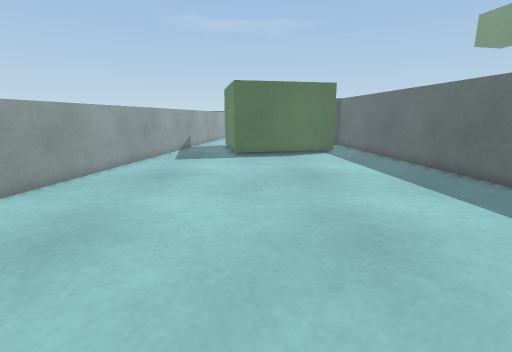
View 1 (above)

21 first-person views from a walk through a Unity game level. The camera is 0.63 m above the floor, tilts 12° down and sees 85° across. The floor is counted in squares, 0.25 m on a side. Each view is taken from the middle of a square. On the plan, view 1 faces up. The plan holds only what a view shows up to about 18 squares ahead; the rest is blank. The place goes on beyond the plan. The player is left out.

View 2
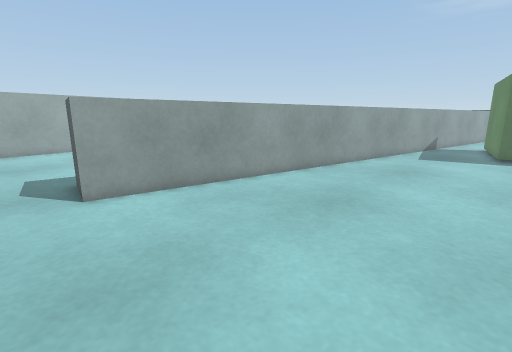

View 3
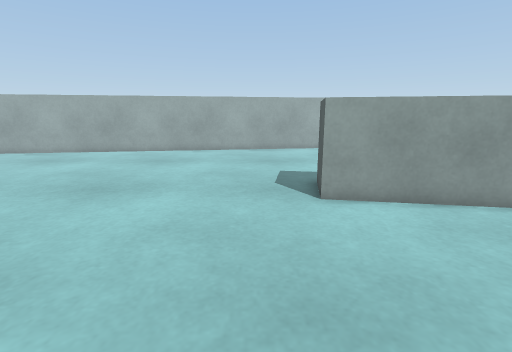

View 4
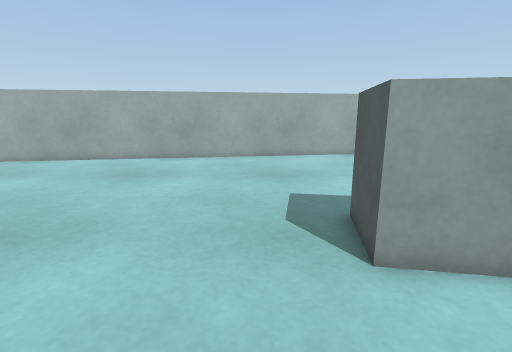

View 5
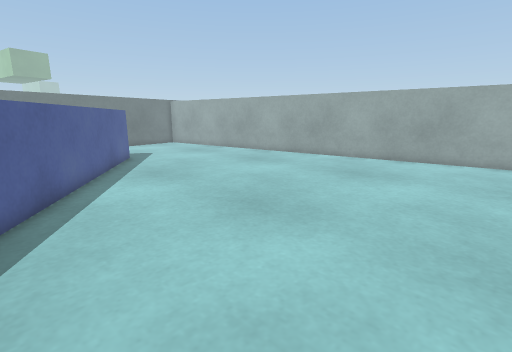

View 6
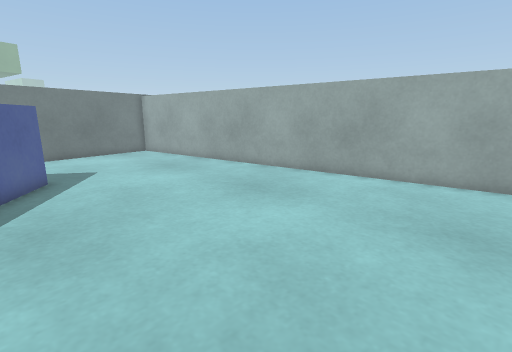

View 7
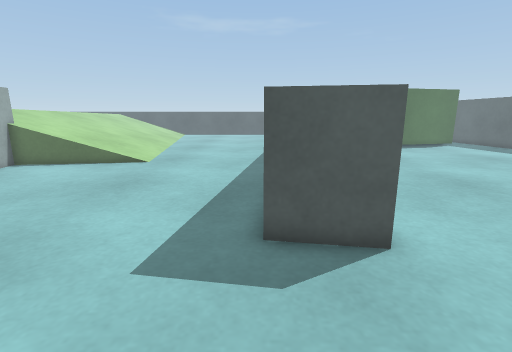

View 8
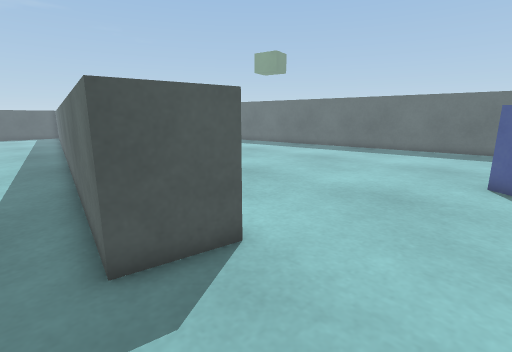

View 9
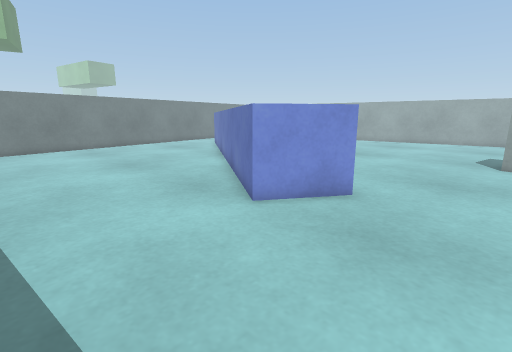

View 10
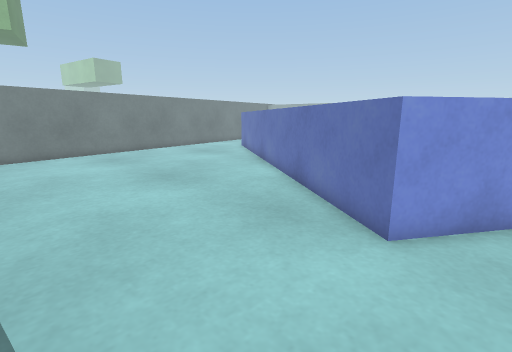

View 11
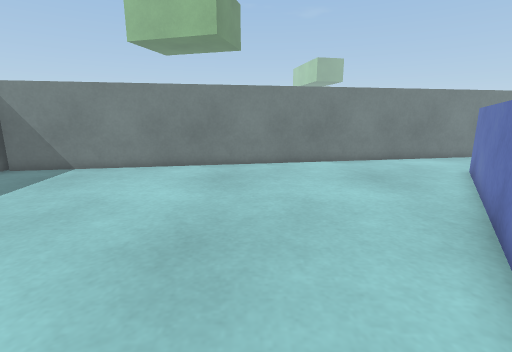

View 12
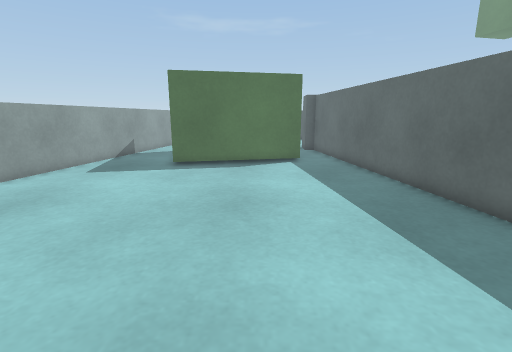

View 13
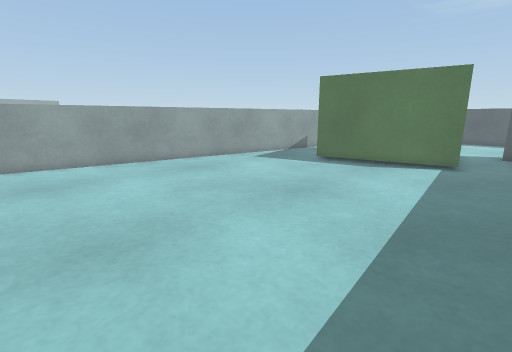

View 14
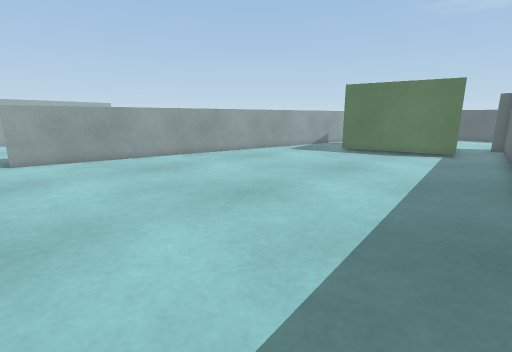

View 15
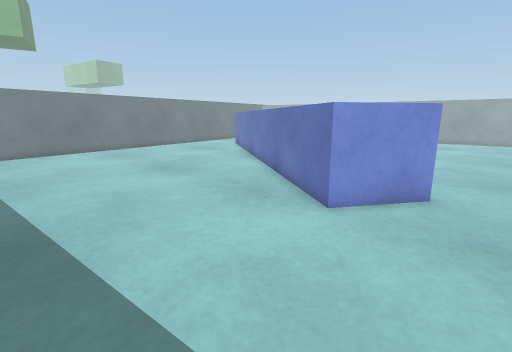

View 16
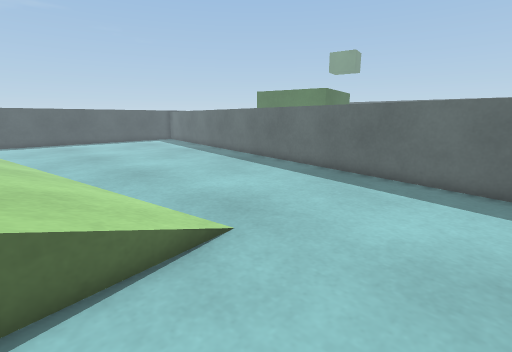

View 17
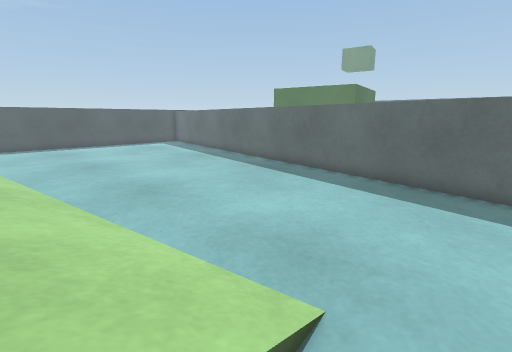

View 18
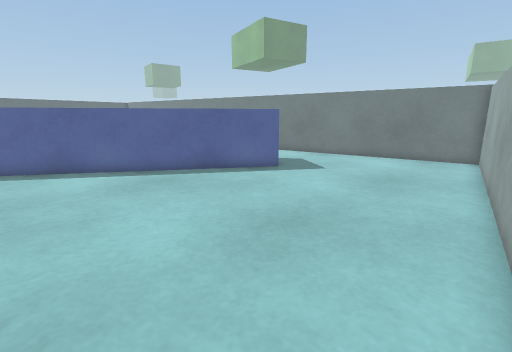

View 19
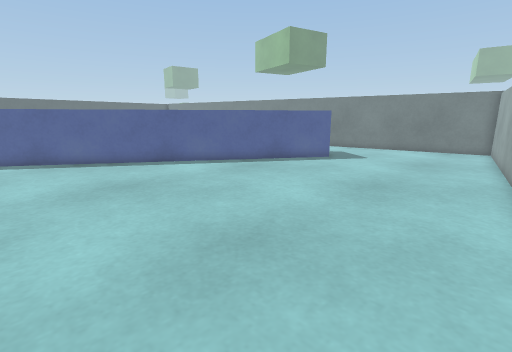

View 20
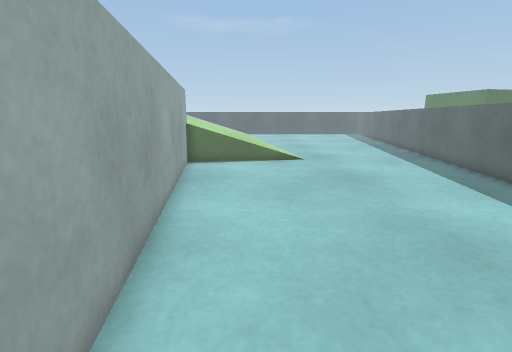

View 21
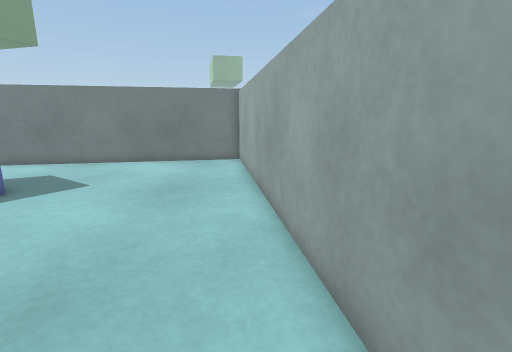

### Floor plan
Key: @ floor where view 1 was taken; # wall or solid block; x gap in a wall; . main floor; : floor 0.05 m higher than the main floor; + floor 0.35 m higher than the main floor; * floor 0.4 m higher than the main floor; / step, stairs or slope; = window, fence, low wall or low ledge; ^ raised ledge; v drop or lower ground; O other object.
Columns run from 23 left of view 1 to 9 right of it. Each row starts with its distance up from view 1.
 21   /............  #...O       ..^
 20   /:..........v  #...O   OOOO..^
 19   /:...........  .....OOOO.....^
 18  //:........... #..............^
 17  ///..........O x...............^
 16  ///..........O #...............^
 15  ///..........  x...............^
 14  ///:........v  #...............^
 13 +///:.........  ................^
 12 +///:......... #................^
 11 *////........O x................^
 10 ==/..........O #................^
  9 .............O x................
  8 ............v  #................
  7 .............  x.................
  6 ............. ##.................
  5 ............O x..................
  4 ............O #..................
  3 ............O x..................
  2 ...........v  #..................
  1 #...........  x.................
  0 #..........#.##........@........
 -1 ^................................
 -2 ^................................
 -3 ^.....................##........
 -4 ^.....................^^^........
 -5 ^....................^   ^.......
 -6 ^....................^  ^#.......
 -7  ^..................^  ^^........
 -8  ^.................^^  ^.........
 -9  ^.................^  ^..........
-10  ^................^  ^^..........
-11  ^...............^^  ^...........
-12  ^...............^  ^............
-13  ^^.............^   ^............
-14   ^............^^  ^.............
-15   ^............^  ^..............
-16   ^...........^   ^.............
-17   ^..........^^  ^...............
-18   ^..........^  ^................
-19   ^.........^   ^................
-20    ^........^  ^.................
-21    ^......... ^#.................
-22    ^.............................
-23    ^........................^^^^^
-24    ^...................^^^^^^
-25    ^..............^^^^^
-26     ^.......^^^^^^
-27     ^.#^^^^^^

Positions as (right, up) in squares from view 1, and headings:
1: (0, 0), facing up
2: (0, -2), facing up-left
3: (-1, -2), facing left
4: (-5, -2), facing left
5: (-5, -2), facing down-left
6: (-10, -7), facing down-left
7: (-12, -5), facing up
8: (-13, -4), facing up-right
9: (8, 1), facing down-left
10: (8, -3), facing down-left
11: (1, -9), facing down
12: (3, 4), facing up
13: (8, 4), facing up-left
14: (9, -1), facing up-left
15: (9, -1), facing down-left
16: (-22, 6), facing up-right
17: (-21, 9), facing up-right
18: (-21, -9), facing down-right
19: (-21, -4), facing down-right
20: (-21, -6), facing up
21: (-20, -11), facing down
